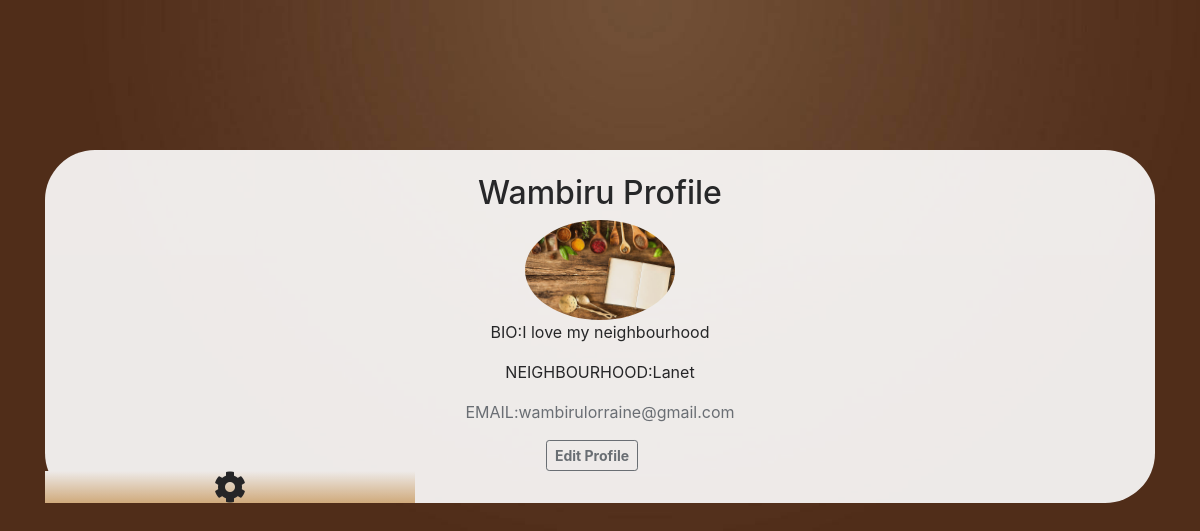
The page /profile/ (signed in) on the database as committed earlier.
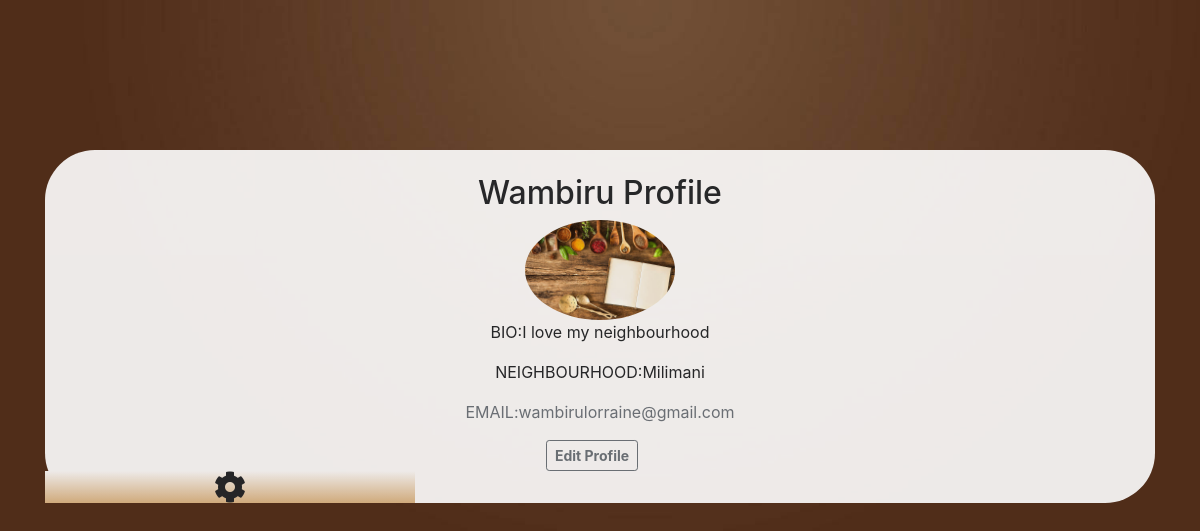
The same page on the database as committed later.
### neighbourhood/models.py (models this page shows, shortened)
class Profile(models.Model):
    user=models.OneToOneField(User,on_delete=models.CASCADE)
    profile_image=models.ImageField(default='default.jpeg', upload_to='Profilepics/')
    bio=models.CharField(max_length=1000,null=True, default="My Bio")
    email=models.EmailField(max_length=200,null=True)
    neighbourhood=models.ForeignKey(Neighbourhood,related_name='neighbourhood',on_delete=DO_NOTHING,null=True)
    def __str__(self):
        return f'{self.user} Profile'

class Neighbourhood(models.Model):
    name=models.CharField(max_length=200)
    location=models.CharField(max_length=200)
    occupants=models.PositiveIntegerField(default=0)
    admin = models.ForeignKey(User, on_delete=models.CASCADE, null=True)
    def __str__(self):
        return self.name

### neighbourhood/views.py (the view)
# urls.py: url(r'profile/',views.profileView,name='profile'),
def profileView(request):
    logged_in_user=request.user #logged in user
    user=Profile.objects.get(user=logged_in_user)
    print(user)
    if request.method=='POST':
        u_form=UserUpdateForm(request.POST,instance=request.user)
        p_form=ProfleUpdateForm(request.POST,request.FILES,instance=request.user.profile)
        if u_form.is_valid() and p_form.is_valid():
            u_form.save()
            p_form.save()
        return redirect('profile')
    else:
        u_form=UserUpdateForm(instance=request.user)
        p_form=ProfleUpdateForm(instance=request.user.profile)
    ctx={
        "user":user,
        'u_form':u_form,
        'p_form':p_form
    }
    return render(request,'profile.html',ctx)

### neighbourhood/templates/profile.html (shortened to what this page needs)
{% load crispy_forms_tags %}
{% load bootstrap4 %}
{% load static %}
 {% block styles %}
 {% bootstrap_css %}
<link rel="stylesheet" href="{% static 'styles.css' %}" />
<link
  rel="stylesheet"
  href="https://use.fontawesome.com/releases/v5.1.0/css/all.css"
/>
{%endblock%}
{%block content%}
<body style="background-color: #1A2226;">
<div class="container">
<div class="section" style="text-align: center; background-color: white; position: relative; top: 150px; border-radius: 50px;">
    <br>
    <h2 class="account-heading">{{user}}</h2>
    <img class="rounded-circle account-img" style="width: 150px; height: 100px;" src="{{user.profile_image.url}}">
    <p>BIO:{{user.bio}}</p>
    <p>NEIGHBOURHOOD:{{user.neighbourhood.name}}</p>
    <p class="text-secondary">EMAIL:{{user.email}}</p>
    <a class="btn btn-sm btn-outline-secondary mr-3" data-toggle="modal" data-target="#edit"><strong>Edit Profile</strong></a>
    <div class="col-md-4">  <li class="list-inline-item">
        <a data-toggle="modal" data-target="#settings"><i class="fa fa-cog fa-2x"></i></a>
        </li></div>
    </div>
</div>
</body>
{%endblock%}

### static/styles.css (style rules this page uses)
body { background-image: url('./Images/brown-design-wallpapers.jpg'); background-size: cover; opacity: 0.9; }
a { color: black; }
.col-md-4 { background-image: linear-gradient(white,burlywood); }
* { box-sizing:border-box }

Rows that differ between the two databases and show on the page:
changed Profile "I love my neighbourhood": neighbourhood.name "Lanet" → "Milimani"
